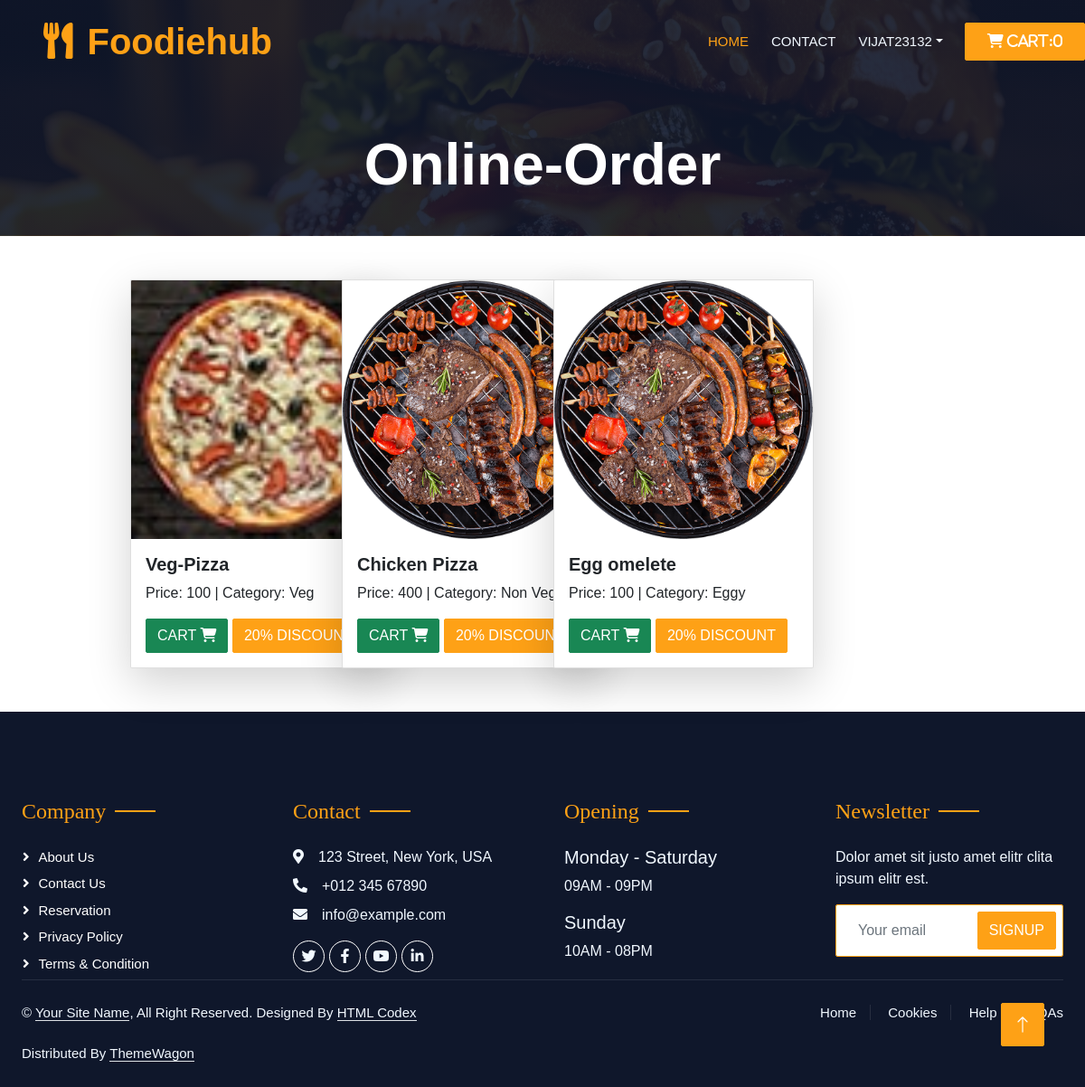
Screenshot of /onlne_order (signed in) with the database file from the repository.
### home/models.py (models this page shows, shortened)
class BaseModel(models.Model):
    uid=models.UUIDField(default=uuid.uuid4 ,editable=False , primary_key=True)
    created_at = models.DateTimeField(auto_now_add=True)
    updated_at = models.DateTimeField(auto_now_add=True)
    class Meta:
        abstract=True

class Dishes(BaseModel):
    category = models.ForeignKey(DishCategory , on_delete=models.CASCADE , related_name="dishes")
    Dish_name=models.CharField(max_length=100)
    Price= models.IntegerField(default=100)
    images = models.ImageField(upload_to='dish')

class DishCategory(BaseModel):
    category_name= models.CharField(max_length=100)

### home/views.py (the view)
# urls.py: path('onlne_order',views.onlineorder,name='onlineorder'),
def onlineorder(request):
    dishes = Dishes.objects.all()
    context = {'dishes' : dishes}
    return render(request,"dish.html" , context)

### template/dish.html (shortened to what this page needs)
<!DOCTYPE html>
<html lang="en">
<head>
    <link href="https://cdn.jsdelivr.net/npm/bootstrap@5.3.3/dist/css/bootstrap.min.css" rel="stylesheet">
    <link rel="stylesheet" href="https://cdnjs.cloudflare.com/ajax/libs/font-awesome/6.3.0/css/all.min.css">
    <link href="https://cdnjs.cloudflare.com/ajax/libs/font-awesome/5.10.0/css/all.min.css" rel="stylesheet">
    <link href="https://cdn.jsdelivr.net/npm/bootstrap-icons@1.4.1/font/bootstrap-icons.css" rel="stylesheet">
    <link href="https://cdn.jsdelivr.net/npm/bootstrap-icons@1.4.1/font/bootstrap-icons.css" rel="stylesheet">
    <link href="/static/lib/animate/animate.min.css" rel="stylesheet">
    <link href="/static/lib/owlcarousel/assets/owl.carousel.min.css" rel="stylesheet">
    <link href="/static/lib/tempusdominus/css/tempusdominus-bootstrap-4.min.css" rel="stylesheet" />
    <link href="/static/css/bootstrap.min.css" rel="stylesheet">
    <link href="/static/css/style.css" rel="stylesheet">
</head>
<body>
    <div class="container-xxl bg-white p-0">
        <div class="container-xxl position-relative p-0">
            <nav class="navbar navbar-expand-lg navbar-dark bg-dark px-4 px-lg-5 py-3 py-lg-0">
                <a href="" class="navbar-brand p-0">
                    <h1 class="text-primary m-0"><i class="fa fa-utensils me-3"></i>Foodiehub</h1>
                </a>
                <div class="collapse navbar-collapse" id="navbarCollapse">
                    <div class="navbar-nav ms-auto py-0 pe-4">
                        <a href={% url 'home' %} class="nav-item nav-link active">Home</a>
                        <a href={% url 'contact' %} class="nav-item nav-link">Contact</a>
                        {% if user.is_authenticated %}
                        <ul class="navbar-nav mr-2">
                            <li class="nav-item dropdown">
                                <a class="nav-link dropdown-toggle" href='#' id="navbarDropdown" role="button"data-toggle="dropdown">{{request.user}}</a>
                            </li>
                        </ul>
                        {% else %}
                        <a data-toggle="modal" data-target="#loginModal" class="nav-item nav-link">Login</a>
                        <a data-toggle="modal" data-target="#signupModal" class="nav-item nav-link">SignUp</a>
                        {% endif %}
                    </div>
                    {% if user.is_authenticated %}
                    <a href={% url 'cart'%} class="btn btn-primary py-2 px-4"><i class="fa-solid fa-cart-shopping"> Cart:{{request.user.get_cart_count}}</i></a>
                    {% endif %}
                </div>
            </nav>
            <div class="container-xxl py-5 bg-dark hero-header mb-5">
                <div class="container text-center my-5 pt-5 pb-4">
                    <h1 class="display-3 text-white mb-3 animated slideInDown">Online-Order</h1>
                </div>
            </div>
        </div>
        <div class="container mt-5">
            <div class="row">
                {% for dish in dishes %}
                <div class="col-md-3">
                    <div class="card shadow-lg" style="width: 18rem;">
                        <img src="/static/{{dish.images}}" class="card-img-top" alt="...">
                        <div class="card-body">
                            <h5 class="card-title">{{dish.Dish_name}}</h5>
                            <p>Price: {{dish.Price}} | Category: {{dish.category.category_name}}</p>
                             {% if user.is_authenticated %}
                            <a href="{% url 'add_cart' dish.uid %}" class="btn btn-success">Cart <i class="fa-solid fa-cart-shopping"></i></a>
                             {% else %}
                             <a data-toggle="modal" data-target="#loginModal" class="btn btn-success">Login</a>
                             {% endif %}
                            <a href="#" class="btn btn-primary">20% discount</a>
                        </div>
                    </div>
                </div>
                {% endfor %}
            </div>
        </div>
        <div class="container-fluid bg-dark text-light footer pt-5 mt-5 wow fadeIn" data-wow-delay="0.1s">
            <div class="container1 py-5">
                <div class="row g-5">
                    <div class="col-lg-3 col-md-6">
                        <h4 class="section-title ff-secondary text-start text-primary fw-normal mb-4">Company</h4>
                        <a class="btn btn-link" href="">About Us</a>
                        <a class="btn btn-link" href="">Contact Us</a>
                        <a class="btn btn-link" href="">Reservation</a>
                        <a class="btn btn-link" href="">Privacy Policy</a>
                        <a class="btn btn-link" href="">Terms & Condition</a>
                    </div>
                    <div class="col-lg-3 col-md-6">
                        <h4 class="section-title ff-secondary text-start text-primary fw-normal mb-4">Contact</h4>
                        <p class="mb-2"><i class="fa fa-map-marker-alt me-3"></i>123 Street, New York, USA</p>
                        <p class="mb-2"><i class="fa fa-phone-alt me-3"></i>+012 345 67890</p>
                        <p class="mb-2"><i class="fa fa-envelope me-3"></i>info@example.com</p>
                        <div class="d-flex pt-2">
                            <a class="btn btn-outline-light btn-social" href=""><i class="fab fa-twitter"></i></a>
                            <a class="btn btn-outline-light btn-social" href=""><i class="fab fa-facebook-f"></i></a>
                            <a class="btn btn-outline-light btn-social" href=""><i class="fab fa-youtube"></i></a>
                            <a class="btn btn-outline-light btn-social" href=""><i class="fab fa-linkedin-in"></i></a>
                        </div>
                    </div>
                    <div class="col-lg-3 col-md-6">
                        <h4 class="section-title ff-secondary text-start text-primary fw-normal mb-4">Opening</h4>
                        <h5 class="text-light fw-normal">Monday - Saturday</h5>
                        <p>09AM - 09PM</p>
                        <h5 class="text-light fw-normal">Sunday</h5>
                        <p>10AM - 08PM</p>
                    </div>
                    <div class="col-lg-3 col-md-6">
                        <h4 class="section-title ff-secondary text-start text-primary fw-normal mb-4">Newsletter</h4>
                        <p>Dolor amet sit justo amet elitr clita ipsum elitr est.</p>
                        <div class="position-relative mx-auto" style="max-width: 400px;">
                            <input class="form-control border-primary w-100 py-3 ps-4 pe-5" type="text"
                                placeholder="Your email">
                            <button type="button"
                                class="btn btn-primary py-2 position-absolute top-0 end-0 mt-2 me-2">SignUp</button>
                        </div>
                    </div>
                </div>
            </div>
            <div class="container1">
                <div class="copyright">
                    <div class="row">
                        <div class="col-md-6 text-center text-md-start mb-3 mb-md-0">
                            &copy; <a class="border-bottom" href="#">Your Site Name</a>, All Right Reserved.
                            Designed By <a class="border-bottom" href="https://htmlcodex.com">HTML Codex</a><br><br>
                            Distributed By <a class="border-bottom" href="https://themewagon.com"
                                target="_blank">ThemeWagon</a>
                        </div>
                        <div class="col-md-6 text-center text-md-end">
                            <div class="footer-menu">
                                <a href="">Home</a>
                                <a href="">Cookies</a>
                                <a href="">Help</a>
                                <a href="">FQAs</a>
                            </div>
                        </div>
                    </div>
                </div>
            </div>
        </div>
        <a href="#" class="btn btn-lg btn-primary btn-lg-square back-to-top"><i class="bi bi-arrow-up"></i></a>
    </div>
</body>
</html>

### static/css/style.css (style rules this page uses)
:root { --primary: #FEA116; --light: #F1F8FF; --dark: #0F172B; }
.ff-secondary { font-family: 'Pacifico', cursive; }
.back-to-top { position: fixed; display: none; right: 45px; bottom: 45px; z-index: 99; }
.btn { font-family: 'Nunito', sans-serif; font-weight: 500; text-transform: uppercase; transition: .5s; }
.btn.btn-primary, .btn.btn-secondary { color: #FFFFFF; }
.btn-lg-square { width: 48px; height: 48px; }
.btn-square, .btn-sm-square, .btn-lg-square { padding: 0; display: flex; align-items: center; justify-content: center; font-weight: normal; border-radius: 2px; }
.navbar-dark .navbar-nav .nav-link { position: relative; margin-left: 25px; padding: 35px 0; font-size: 15px; color: var(--light) !important; text-transform: uppercase; font-weight: 500; outline: none; transition: .5s; }
.navbar-dark .navbar-nav .nav-link:hover, .navbar-dark .navbar-nav .nav-link.active { color: var(--primary) !important; }
@media (min-width: 992px) { .navbar-dark { position: absolute; width: 100%; top: 0; left: 0; z-index: 999; background: transparent !important; } }
.hero-header { background: linear-gradient(rgba(15, 23, 43, .9), rgba(15, 23, 43, .9)), url(../img/foodiesfeed.com_burger-with-melted-cheese.jpg); background-position: center center; background-repeat: no-repeat; background-size: cover; }
.section-title { position: relative; display: inline-block; }
.section-title::before { position: absolute; content: ""; width: 45px; height: 2px; top: 50%; left: -55px; margin-top: -1px; background: var(--primary); }
.section-title::after { position: absolute; content: ""; width: 45px; height: 2px; top: 50%; right: -55px; margin-top: -1px; background: var(--primary); }
.section-title.text-start::before, .section-title.text-end::after { display: none; }
.footer .btn.btn-social { margin-right: 5px; width: 35px; height: 35px; display: flex; align-items: center; justify-content: center; color: var(--light); border: 1px solid #FFFFFF; border-radius: 35px; transition: .3s; }
.footer .btn.btn-link { display: block; margin-bottom: 5px; padding: 0; text-align: left; color: #FFFFFF; font-size: 15px; font-weight: normal; text-transform: capitalize; transition: .3s; }
.footer .btn.btn-link::before { position: relative; content: "\f105"; font-family: "Font Awesome 5 Free"; font-weight: 900; margin-right: 10px; }
.footer .copyright { padding: 25px 0; font-size: 15px; border-top: 1px solid rgba(256, 256, 256, .1); }
.footer .copyright a { color: var(--light); }
.footer .footer-menu a { margin-right: 15px; padding-right: 15px; border-right: 1px solid rgba(255, 255, 255, .1); }
.footer .footer-menu a:last-child { margin-right: 0; padding-right: 0; border-right: none; }

### template/dish.html (style rules this page uses)
.nav-link { color: #666666 !important; }
.mu-header, nav, header { background-color: black !important; }
.container { width: 80%; }
.navbar.navbar-expand-lg.navbar-dark.bg-dark.px-4.px-lg-5 { padding-right: 0rem !important; }

### rows the page displays
Dishes: images (picture), Dish_name "Veg-Pizza", Price "100", category.category_name "Veg"
Dishes: images (picture), Dish_name "Chicken Pizza", Price "400", category.category_name "Non Veg"
Dishes: images (picture), Dish_name "Egg omelete", Price "100", category.category_name "Eggy"

### other values shown
{{ request.user }} "VIJAT23132"
{{ request.user.get_cart_count }} "0"
